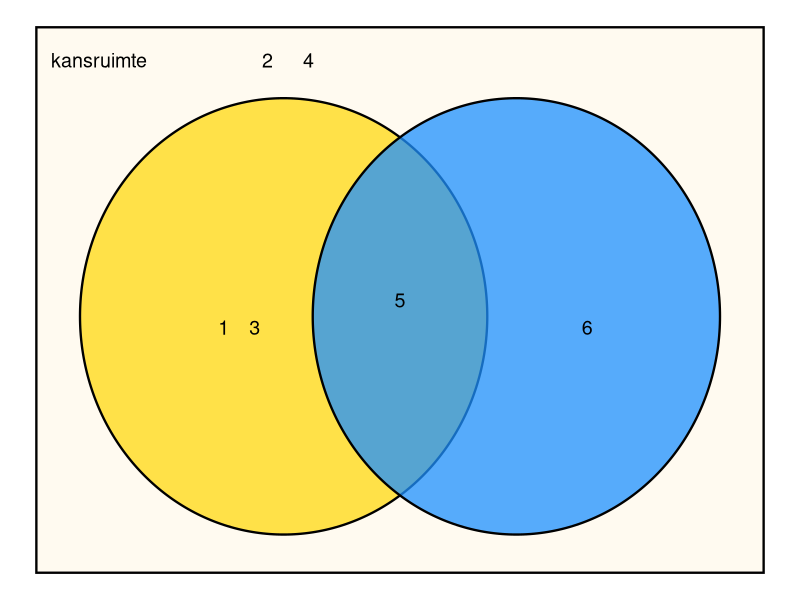
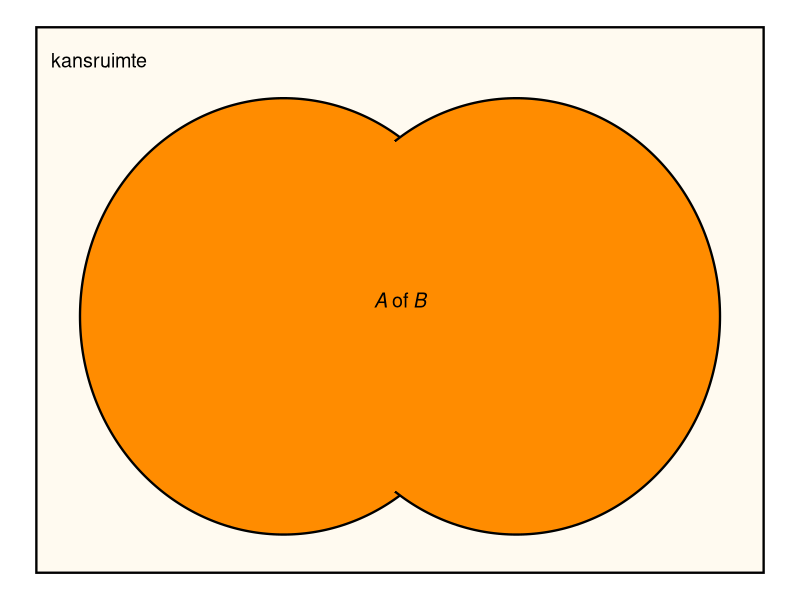
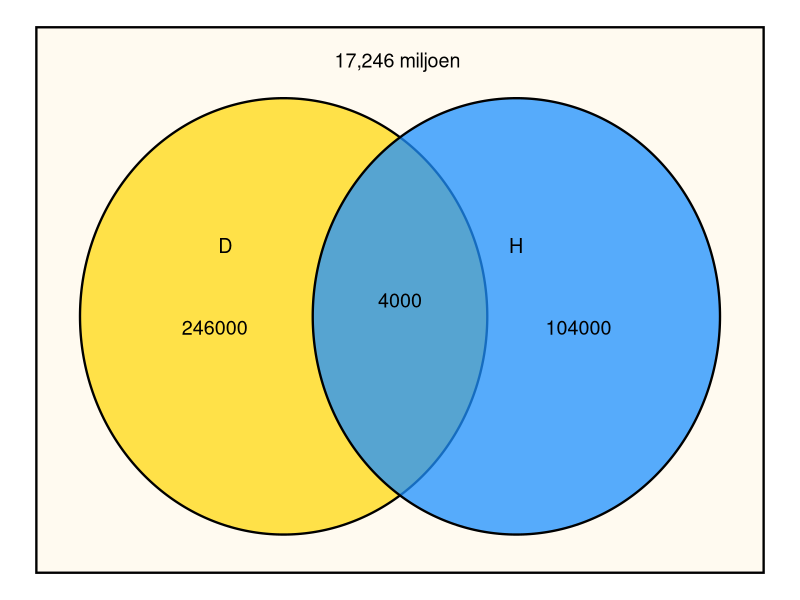
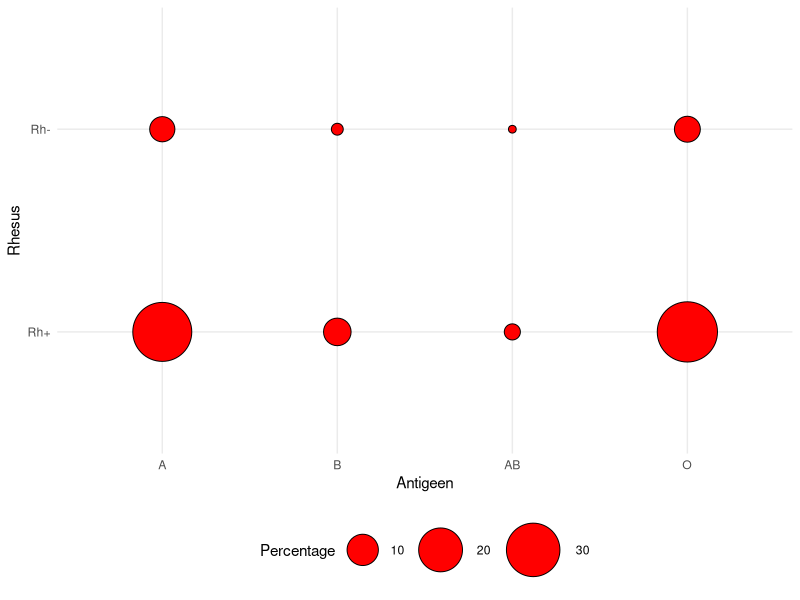
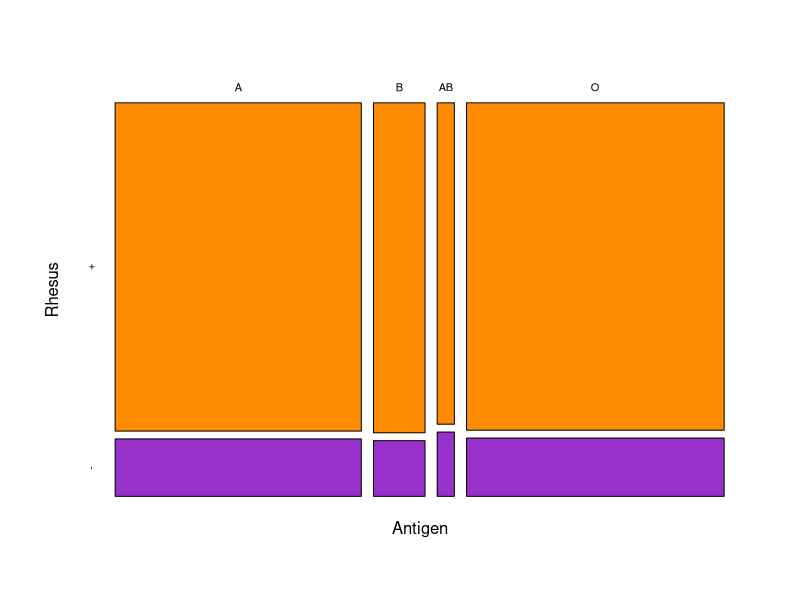

The R script that drew these images, in order:
## ---- chunk 1
    #| echo: FALSE
    set.seed(125)
    aantal_keer_gooien <- 10^6
    resultaten <- sample(
      seq(1:6), # kies uit 1 tot 6
      size = aantal_keer_gooien, 
      replace = TRUE
      )
## ---- chunk 2
    table(resultaten)
## ---- chunk 3
    table(resultaten)/aantal_keer_gooien
## ---- chunk 4
    #| echo: FALSE
    #| warning: FALSE
    #| fig.width: 6
    #| fig.height: 4
    #| fig.label: fig-Venn-ingevuld
    
    if (!("ggplot2" %in% .packages())){ 
      library(ggplot2) 
      }
    if (!("ggforce" %in% .packages())){ 
      library(ggforce) 
      }
    
    kleurKansruimte <- "FloralWhite"
    
    kansruimte <- ggplot() +  
      geom_rect(
        aes(xmin = 0, ymin = 0, xmax= 100, ymax = 100),
        fill = kleurKansruimte, color = "black", size = .8
        ) +
      annotate(
        "text", 
        x = 2, y = 94, 
        label = "kansruimte                       2      4", 
        color = "black", 
        hjust = 0, 
        size = 5
        ) +
      theme_void()
      
    kleurA <- "Gold"

    A <- list(
      geom_ellipse(
        aes(x0 = 34, y0 = 47, a = 28,  b = 40,  angle = 0), 
        fill = kleurA , alpha = 0.7, linewidth = .8
        ),
      annotate(
        "text", 
        x = 25, y = 45, 
        label = "1    3", 
        color = "black", 
        hjust = 0, 
        size = 5
        )
      )
      
    kleurB <- "DodgerBlue"

    B <- list( 
      geom_ellipse(
        aes(x0 = 66, y0 = 47, a = 28,  b = 40,  angle = 0), 
        fill = kleurB, alpha = 0.75, linewidth = .8
        ),
      annotate(
        "text", 
        x = 75, y = 45, 
        label = "6", 
        color = "black", 
        hjust = 0, 
        size = 5
        )
    )
    
    labelInAenB <- annotate(
      "text",
      x = 50, y = 50, 
      label = "5",
      color = "black",
      size = 5
    )

    kansruimte + A + B + labelInAenB
## ---- chunk 5
    #| echo: FALSE
    #| warning: FALSE
    #| fig.width: 6
    #| fig.height: 4
    
    if (!("ggplot2" %in% .packages())){ 
      library(ggplot2) 
      }
    if (!("ggforce" %in% .packages())){ 
      library(ggforce) 
      }
    
    kleurKansruimte <- "FloralWhite"
    
    kansruimte <- ggplot() +  
      geom_rect(
        aes(xmin = 0, ymin = 0, xmax= 100, ymax = 100),
        fill = kleurKansruimte, color = "black", size = .8
        ) +
      annotate(
        "text", 
        x = 2, y = 94, 
        label = "kansruimte", 
        color = "black", 
        hjust = 0, 
        size = 5
        ) +
      theme_void()
      
    kleurA <- "darkorange"

    A <- list(
      geom_ellipse(
        aes(x0 = 34, y0 = 47, a = 28,  b = 40,  angle = 0), 
        fill = kleurA , alpha = 1, linewidth = .8
        )
      )
    
    Anl <- list(
      geom_ellipse(
        aes(x0 = 34, y0 = 47, a = 27,  b = 39,  angle = 0), 
        fill = kleurA , alpha = 1, linewidth = 0, color = kleurA
        )
      )
      
    kleurB <- "DodgerBlue"

    B <- list( 
      geom_ellipse(
        aes(x0 = 66, y0 = 47, a = 28,  b = 40,  angle = 0), 
        fill = kleurA, alpha = 1, linewidth = .8
        )
    )
    
    labelInAenB <- annotate(
      "text",
      x = 50, y = 50, 
      label = expression(italic(A) ~ "of" ~ italic(B)),
      color = "black",
      size = 5
    )

    kansruimte + A + B + Anl +  labelInAenB
## ---- chunk 6
#| echo: false
#| output: false
#| warning: false
if (!("VennDiagram" %in% .packages())) { library(VennDiagram) }
if (!("grid" %in% .packages())) { library(grid) }
## ---- chunk 7
#| warning: false

# Definieer de populatiegrootte en aantallen
nederlanders      <- 17.6*10^6
diabetes          <- 1.08*10^5
hartfalen        <- 2.5*10^5
beide            <- 4*10^3

# Bereken de aantallen voor ieder compartiment
alleen_diabetes   <- diabetes - beide
alleen_hartfalen  <- hartfalen - beide
geen_van_beide    <- nederlanders - (alleen_diabetes + alleen_hartfalen + beide)
## ---- chunk 8
    #| echo: FALSE
    #| warning: FALSE
    #| fig.width: 6
    #| fig.height: 4
    #| fig.label: fig-Venn-ingevuld
    
    if (!("ggplot2" %in% .packages())){ 
      library(ggplot2) 
      }
    if (!("ggforce" %in% .packages())){ 
      library(ggforce) 
      }
    
    kleurKansruimte <- "FloralWhite"
    
    kansruimte <- ggplot() +  
      geom_rect(
        aes(xmin = 0, ymin = 0, xmax= 100, ymax = 100),
        fill = kleurKansruimte, color = "black", size = .8
        ) +
      annotate(
        "text", 
        x = 41, y = 94, 
        label = "17,246 miljoen", 
        color = "black", 
        hjust = 0, 
        size = 5
        ) +
      theme_void()
      
    kleurA <- "Gold"

    A <- list(
      geom_ellipse(
        aes(x0 = 34, y0 = 47, a = 28,  b = 40,  angle = 0), 
        fill = kleurA , alpha = 0.7, linewidth = .8
        ),
      annotate(
        "text", 
        x = 20, y = 45, 
        label = "246000", 
        color = "black", 
        hjust = 0, 
        size = 5
        ),
      annotate(
        "text", 
        x = 25, y = 60, 
        label = "D", 
        color = "black", 
        hjust = 0, 
        size = 5
        )
      )
      
    kleurB <- "DodgerBlue"

    B <- list( 
      geom_ellipse(
        aes(x0 = 66, y0 = 47, a = 28,  b = 40,  angle = 0), 
        fill = kleurB, alpha = 0.75, linewidth = .8
        ),
      annotate(
        "text", 
        x = 70, y = 45, 
        label = "104000", 
        color = "black", 
        hjust = 0, 
        size = 5
        ),
      annotate(
        "text", 
        x = 65, y = 60, 
        label = "H", 
        color = "black", 
        hjust = 0, 
        size = 5
        )
    )
    
    labelInAenB <- annotate(
      "text",
      x = 50, y = 50, 
      label = "4000",
      color = "black",
      size = 5
    )

    kansruimte + A + B + labelInAenB
 
## ---- chunk 9
    (pr_H <- hartfalen / nederlanders)
## ---- chunk 10
    (pr_H_given_D <- beide / diabetes)
## ---- chunk 11
    (risico_verhoging <- pr_H_given_D / pr_H)
## ---- chunk 12
    #| echo: FALSE
    #| warning: FALSE
    #| fig-width: 5
    #| fig-height: 3.2
    #| out-width: "80%"

    # Controleer of de benodigde pakketten zijn geladen
    if (!("ggplot2" %in% .packages())) { library(ggplot2) }
    if (!("tidyverse" %in% .packages())) { library(tidyverse) }
    if (!("vcd" %in% .packages())) { library(vcd) }
    
    # Definieer de bloedgroepverdeling in Nederland (Sanquin-data)
    bloedgroepen <- data.frame(
      rhesus = factor(rep(c("Rh+", "Rh-"), each = 4), c("Rh+", "Rh-")),
      antigeen = factor(rep(c("A", "B", "AB", "O"), times = 2), levels = c("A", "B", "AB", "O")),
      percentage = c(36.6, 7.7, 2.5, 38.2, 6.4, 1.3, 0.5, 6.8)
    )
    
    # Maak een kruistabel
    kruistabel_bloedgroep <- as.table(
      matrix(
        c(36.6, 6.4, 7.7, 1.3, 2.5, 0.5, 38.2, 6.8), 
        nrow = 2)
      )
    
    rownames(kruistabel_bloedgroep) <- c("+", "-")
    colnames(kruistabel_bloedgroep) <- c("A", "B", "AB", "O")
    
    # Maak een cirkelgrootte-plot
    circle_plot <- ggplot(bloedgroepen, aes(x = antigeen, y = rhesus)) +
      geom_point(aes(size = percentage), shape = 21, fill = "red", color = "black") +
      scale_size_area(max_size = 20) +
      labs(title = NULL,
           x = "Antigeen", y = "Rhesus", size = "Percentage") +
      theme_minimal() +
      theme(legend.position = "bottom")
    
    # Toon de cirkelgrootte-plot
    circle_plot
    
## ---- chunk 13
    #| echo: FALSE
    #| warning: FALSE
    #| fig-width: 5
    #| fig-height: 3.2
    #| out-width: "100%"

    mosaicplot(
      t(kruistabel_bloedgroep),
           main = NULL,
           xlab = "Antigen", ylab = "Rhesus",
           col = c("darkorange", "DarkOrchid"), border = "black"
      )
